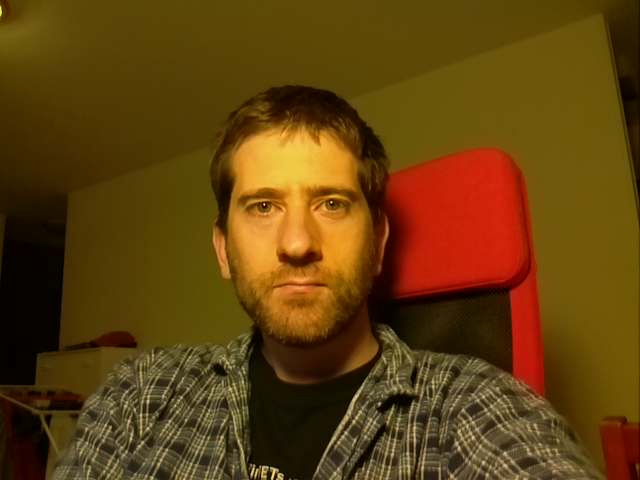
#> input picture Raspi/1.jpg, 640 x 480 px
$ python 2_canny.py 1.jpg   (Python 2 division)
#> lines starting #> are read from the running program, lines starting #| are printed output that depends on the picture; after the words box and inside, x2 and y2 are one past the last pixel; in counts of white or black regions, pixels touching at a corner belong together
#!/usr/bin/python

'''
This sample demonstrates Canny edge detection.

Usage:
  edge.py [<video source>]

  Trackbars control edge thresholds.

'''

import cv2
import sys


if __name__ == '__main__':
    print __doc__

    try: fn = sys.argv[1]
    except: fn = 0

    def nothing(*arg):
        pass

    cv2.namedWindow('edge')
    cv2.createTrackbar('thrs1', 'edge', 2000, 5000, nothing)
    cv2.createTrackbar('thrs2', 'edge', 4000, 5000, nothing)

    while True:
        #img = cv2.imread('images/abba.png')
        img = cv2.imread('1.jpg')
#> img is the input picture: shape (480, 640, 3); mean B, G, R 14.5, 64.7, 97.6
        gray = cv2.cvtColor(img, cv2.COLOR_BGR2GRAY)
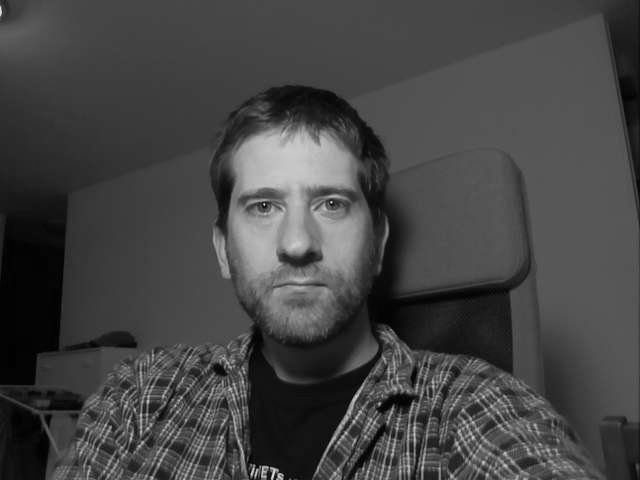
#> gray: shape (480, 640); min 0, max 228, mean 68.9
        thrs1 = cv2.getTrackbarPos('thrs1', 'edge')
        thrs2 = cv2.getTrackbarPos('thrs2', 'edge')
        edge = cv2.Canny(gray, thrs1, thrs2, apertureSize=5)
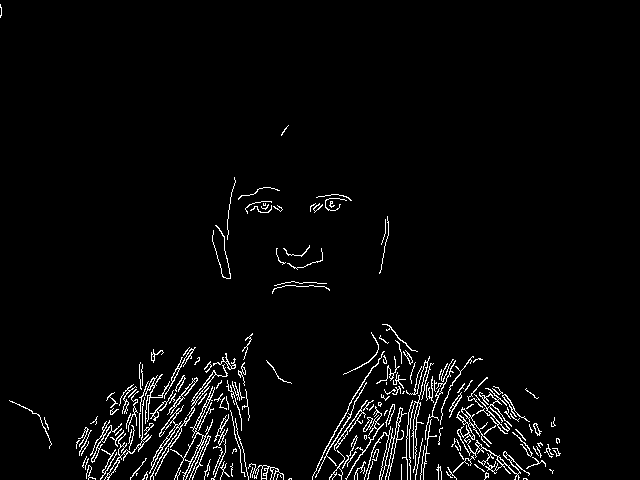
#> edge: shape (480, 640); 3.2% white in thin lines or dots, all inside (x1, y1, x2, y2) = (0, 4, 561, 480)
        vis = img.copy()
        vis /= 2
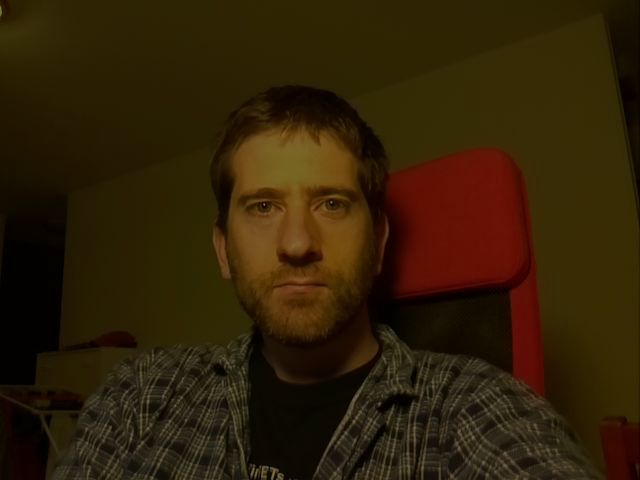
#> vis: shape (480, 640, 3); mean B, G, R 7, 32.1, 48.6
        vis[edge != 0] = (0, 255, 0)
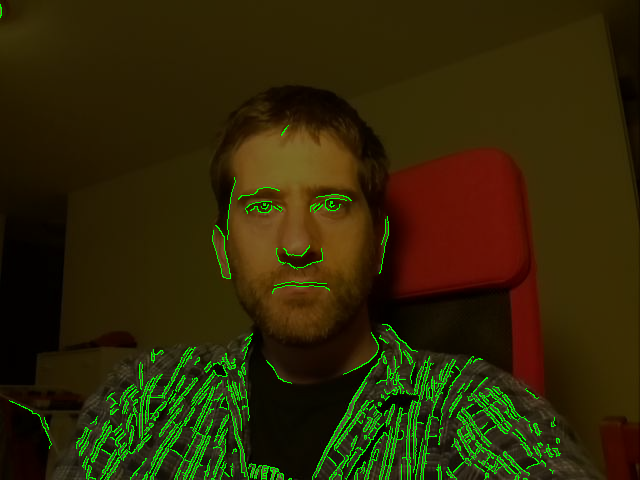
#> vis: shape (480, 640, 3); 3.24% of pixels changed, all inside (x1, y1, x2, y2) = (0, 4, 561, 480)
        cv2.imshow('edge', vis)
        ch = cv2.waitKey(5)
#> (key Esc is pressed here)
        if ch == 27:
            break
    cv2.destroyAllWindows()
